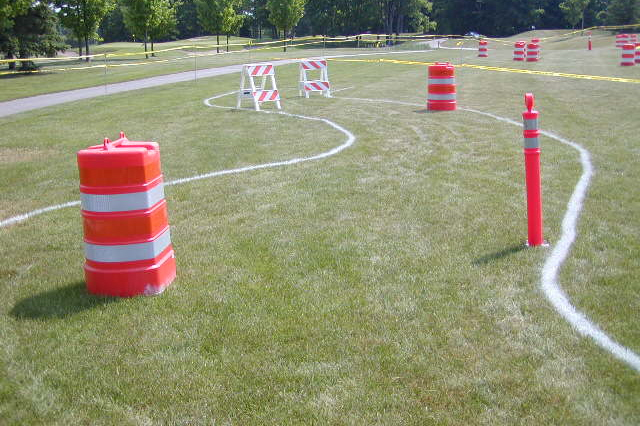
//> input picture 2005IGVCcoursePics 154.jpg, 640 x 426 px
$ ./obstacle_segmentation '2005IGVCcoursePics 154.jpg'   (built with g++ and OpenCV 4)
//> lines starting //> are read from the running program, lines starting //| are printed output that depends on the picture; after the words box and inside, x2 and y2 are one past the last pixel; in counts of white or black regions, pixels touching at a corner belong together
#include <opencv2/opencv.hpp>
#include <opencv2/highgui/highgui.hpp>
#include <iostream>

using namespace std;
using namespace cv;
Mat imgHSV;
Mat imgThresholded;
int iLowH = 0;
int iHighH = 179;

int iLowS = 0;
int iHighS = 255;

int iLowV = 0;
int iHighV = 255;


void callback_threshold(int,void*){
 	inRange(imgHSV, Scalar(iLowH, iLowS, iLowV), Scalar(iHighH, iHighS, iHighV), imgThresholded); //Threshold the image
  	erode(imgThresholded, imgThresholded, getStructuringElement(MORPH_ELLIPSE, Size(5, 5)) );
  	dilate( imgThresholded, imgThresholded, getStructuringElement(MORPH_ELLIPSE, Size(5, 5)) );
  	dilate( imgThresholded, imgThresholded, getStructuringElement(MORPH_ELLIPSE, Size(5, 5)) );
 	erode(imgThresholded, imgThresholded, getStructuringElement(MORPH_ELLIPSE, Size(5, 5)) );
   	imshow("Control", imgThresholded); //show the thresholded image
}

int main(int argc,char* argv[]){
	Mat img_original = imread(argv[1],CV_LOAD_IMAGE_COLOR);
//> img_original is the input picture: 426 rows x 640 cols, CV_8UC3; mean B, G, R 114.6, 144.3, 145.5
	namedWindow("Original",CV_WINDOW_AUTOSIZE);
	imshow("Original",img_original);
    	namedWindow("Control", CV_WINDOW_AUTOSIZE); //create a window called "Control"

  //Create trackbars in "Control" window
 	createTrackbar("LowH", "Control", &iLowH, 179,callback_threshold); //Hue (0 - 179)
//> slider 'LowH' is set to 35
 	createTrackbar("HighH", "Control", &iHighH, 179, callback_threshold);

  	createTrackbar("LowS", "Control", &iLowS, 255,callback_threshold); //Saturation (0 - 255)
//> slider 'LowS' is set to 51
 	createTrackbar("HighS", "Control", &iHighS, 255,callback_threshold);

  	createTrackbar("LowV", "Control", &iLowV, 255,callback_threshold); //Value (0 - 255)
//> slider 'LowV' is set to 51
 	createTrackbar("HighV", "Control", &iHighV, 255,callback_threshold);
  	cvtColor(img_original, imgHSV, COLOR_BGR2HSV); //Convert the captured frame from BGR to HSV
//> imgHSV: 426 rows x 640 cols, CV_8UC3; mean H, S, V 47.1, 71.6, 152.6

	callback_threshold(0,0);
//> in callback_threshold, `inRange(imgHSV, Scalar(iLowH, iLowS, iLowV), Scalar(iHighH, iHighS, iH..`:
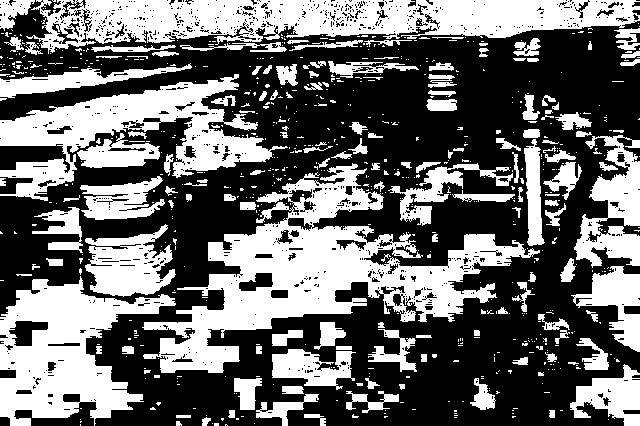
//> imgThresholded: 426 rows x 640 cols, CV_8UC1; 42% white; 729 white regions (580 under 20 px), largest, box (x1, y1, x2, y2) and area: (142, 163, 540, 373) 25242, (26, 0, 640, 54) 18903, (0, 276, 176, 426) 13333
//> in callback_threshold, `erode(imgThresholded, imgThresholded, getStructuringElement(MORPH_ELLI..`:
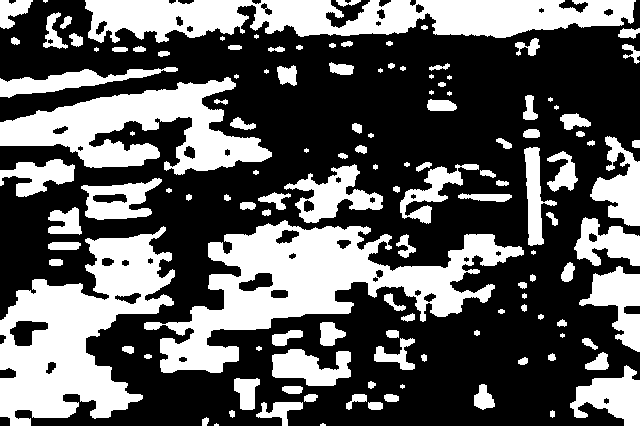
//> imgThresholded: 426 rows x 640 cols, CV_8UC1; 36.9% white; 129 white regions (20 under 20 px), largest, box (x1, y1, x2, y2) and area: (144, 220, 524, 373) 20386, (0, 226, 175, 426) 17407, (85, 0, 636, 43) 15654

  //morphological opening (remove small objects from the foreground)

   //morphological closing (fill small holes in the foreground)


	waitKey(0);
	destroyWindow("Original");
	destroyWindow("Control");
	return 0;
}
